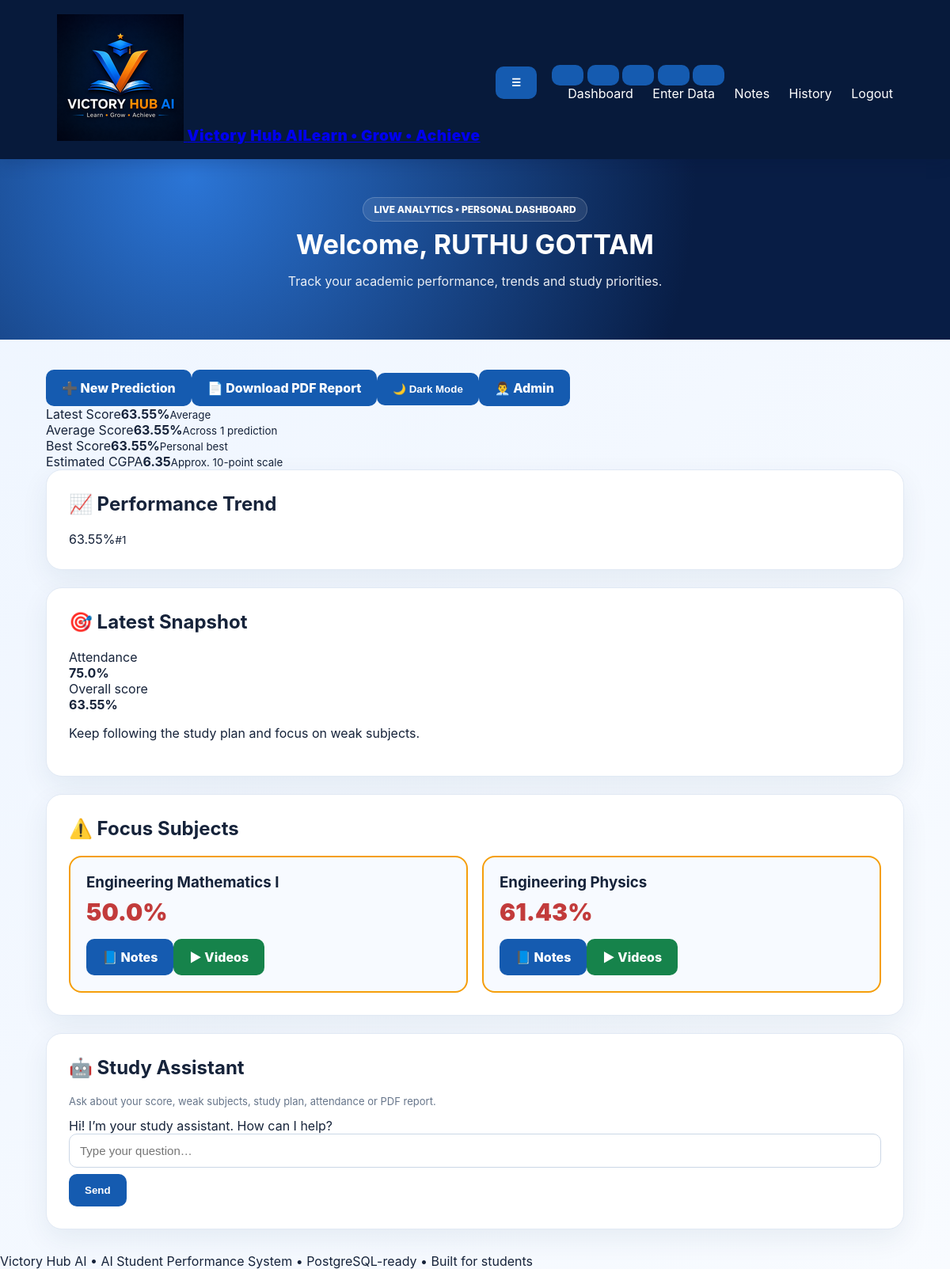
/dashboard (signed in), run on the app's committed database.
### tables this page shows
CREATE TABLE predictions(
            id INTEGER PRIMARY KEY AUTOINCREMENT,user_id INTEGER,name TEXT,year TEXT,semester TEXT,branch TEXT,
            attendance REAL,subject_names TEXT,subject_marks TEXT,assignment_marks TEXT,internal_marks TEXT,
            study_hours REAL,prediction TEXT,score REAL,created_at TIMESTAMP DEFAULT CURRENT_TIMESTAMP);

### app.py (the view)
@app.route("/dashboard")
def dashboard():
    if not session.get("user_id"): return redirect(url_for("login"))
    c=get_db()
    rows=c.execute("SELECT * FROM predictions WHERE user_id=? ORDER BY id ASC",(session["user_id"],)).fetchall()
    c.close()
    scores=[float(r["score"]) for r in rows]
    latest=build_result(rows[-1]) if rows else None
    return render_template("dashboard.html",rows=rows,latest=latest,avg=round(statistics.mean(scores),2) if scores else 0,best=round(max(scores),2) if scores else 0,count=len(rows))

### app.py (called while the page is built, shortened)
@app.context_processor
def inject_brand():
    return {"app_name": APP_NAME, "app_tagline": APP_TAGLINE, "app_slogan": APP_SLOGAN, "is_admin": is_admin()}

def get_db():
    url=os.environ.get('DATABASE_URL','').strip()
    conn=sqlite3.connect(DB)
    conn.row_factory=sqlite3.Row
    conn.execute('PRAGMA busy_timeout=30000')
    conn.execute('PRAGMA journal_mode=WAL')
    conn.execute('PRAGMA synchronous=NORMAL')
    return DBConnection(conn, postgres=False)

def resources(subject):
    k=subject.strip().lower()
    if k in RESOURCE_MAP: return RESOURCE_MAP[k]
    q=quote_plus(subject.strip())
    notes=f'https://www.google.com/search?q={q}+notes+filetype%3Apdf'
    video=f'https://www.youtube.com/results?search_query={q}+full+course+lecture'
    return (notes, video)

def is_admin():
    email_match=bool(ADMIN_EMAIL) and session.get("user_email")==ADMIN_EMAIL
    phone_match=bool(ADMIN_PHONE) and normalize_phone(session.get("user_phone",""))==normalize_phone(ADMIN_PHONE)
    return email_match or phone_match

    def _sql(self, sql):
        return sql.replace('?', '%s') if self.postgres else sql

    def execute(self, sql, params=()):
        self.cur.execute(self._sql(sql), params)
        return self.cur

    def close(self):
        try: self.cur.close()
        finally: self.conn.close()

### templates/dashboard.html (shortened to what this page needs)
{% extends "base.html" %}{% block content %}
<div class="hero dashboard-hero"><div class="hero-badge">LIVE ANALYTICS • PERSONAL DASHBOARD</div><h1>Welcome, {{session.get('user_name')}}</h1><p>Track your academic performance, trends and study priorities.</p></div>
<div class="container">
<div class="toolbar"><a class="btn" href="{{url_for('details')}}">➕ New Prediction</a><a class="btn" href="{{url_for('report_pdf')}}">📄 Download PDF Report</a><button class="btn" type="button" id="themeToggle">🌙 Dark Mode</button><a class="btn" href="{{url_for('admin')}}">👨‍💼 Admin</a></div>
<div class="stat-grid"><div class="stat-card"><span>Latest Score</span><strong>{{latest.score if latest else 0}}%</strong><small>{{latest.label if latest else 'No prediction yet'}}</small></div><div class="stat-card"><span>Average Score</span><strong>{{avg}}%</strong><small>Across {{count}} prediction{{'' if count==1 else 's'}}</small></div><div class="stat-card"><span>Best Score</span><strong>{{best}}%</strong><small>Personal best</small></div><div class="stat-card"><span>Estimated CGPA</span><strong>{{(latest.score/10)|round(2) if latest else 0}}</strong><small>Approx. 10-point scale</small></div></div>
<div class="dashboard-grid">
<div class="card"><h2>📈 Performance Trend</h2>{% if rows %}<div class="bar-chart">{% for r in rows %}<div class="bar-wrap"><div class="bar" style="height:{{[r['score']|float,5]|max}}%" title="{{r['score']}}%"></div><span>{{r['score']}}%</span><small>#{{loop.index}}</small></div>{% endfor %}</div>{% else %}<p class="center">Complete your first prediction to see analytics.</p>{% endif %}</div>
<div class="card"><h2>🎯 Latest Snapshot</h2>{% if latest %}<div class="progress-row"><span>Attendance</span><b>{{latest.attendance}}%</b></div><div class="progress-row"><span>Overall score</span><b>{{latest.score}}%</b></div><p>{{latest.message}}</p>{% else %}<p>No data yet.</p>{% endif %}</div>
</div>
{% if latest %}<div class="card"><h2>⚠️ Focus Subjects</h2><div class="resource-grid">{% for s in latest.weak %}<div class="resource weak-resource"><h3>{{s.name}}</h3><div class="mark">{{s.mark}}%</div><a class="btn" target="_blank" href="{{s.notes}}">📘 Notes</a><a class="btn green" target="_blank" href="{{s.video}}">▶ Videos</a></div>{% endfor %}</div></div>{% endif %}
<div class="card chatbot"><h2>🤖 Study Assistant</h2><p class="hint">Ask about your score, weak subjects, study plan, attendance or PDF report.</p><div id="chatBox" class="chat-box"><div class="chat-msg bot">Hi! I’m your study assistant. How can I help?</div></div><div class="chat-input"><input id="chatInput" placeholder="Type your question…"><button class="btn" id="chatSend">Send</button></div></div>
</div>
{% endblock %}

### templates/base.html (shortened to what this page needs)
<!doctype html>
<html lang="en" data-theme="victory">
<head><meta charset="utf-8"><meta name="viewport" content="width=device-width,initial-scale=1">
<title>{{app_name}} · {{app_tagline}}</title><link rel="icon" type="image/png" href="{{url_for('static',filename='img/favicon.png')}}"><link rel="stylesheet" href="{{url_for('static',filename='style.css')}}">
</head>
<body>
<nav class="topbar">
<a class="brand" href="{{url_for('home')}}">
<img class="brand-logo-img" src="{{url_for('static',filename='img/logo-nav.png')}}" alt="{{app_name}} logo">
<span class="brand-text"><span class="brand-name">{{app_name}}</span><span class="brand-sub">{{app_slogan}}</span></span>
</a>
<button class="nav-toggle" id="navToggle" aria-label="Menu" aria-expanded="false">☰</button>
<div class="nav-right" id="navRight">
<div class="theme-picker" aria-label="Choose website theme">
<button class="theme-dot victory" onclick="setTheme('victory')" title="Victory"></button>
<button class="theme-dot aurora" onclick="setTheme('aurora')" title="Aurora"></button>
<button class="theme-dot ocean" onclick="setTheme('ocean')" title="Ocean"></button>
<button class="theme-dot sunset" onclick="setTheme('sunset')" title="Sunset"></button>
<button class="theme-dot midnight" onclick="setTheme('midnight')" title="Midnight"></button>
</div>
<div class="links">
{% if session.get('user_id') %}
<a href="{{url_for('dashboard')}}">Dashboard</a>
<a href="{{url_for('details')}}">Enter Data</a>
<a href="{{url_for('notes')}}">Notes</a>
<a href="{{url_for('history')}}">History</a>
<a href="{{url_for('logout')}}">Logout</a>
{% else %}
<a href="{{url_for('login')}}">Login</a>
<a href="{{url_for('register')}}">Register</a>
{% endif %}
</div>
</div>
</nav>
<main>
{% block content %}{% endblock %}
</main>
<footer class="site-footer">{{app_name}} • {{app_tagline}} • PostgreSQL-ready • Built for students</footer>
</body></html>

### static/style.css (style rules this page uses)
* { box-sizing:border-box }
body { margin:0;font-family:Inter,Arial,sans-serif;background:linear-gradient(135deg,#eef5ff,#f8fbff);color:#16233a }
nav { position:sticky;top:0;z-index:10;background:#071a3b;color:white;padding:18px 6%;display:flex;justify-content:space-between;align-items:center;box-shadow:0 4px 20px #00133b30 }
.brand { font-weight:900;letter-spacing:.5px;font-size:19px }
.links a { color:#fff;text-decoration:none;margin-left:20px }
.hero { background:radial-gradient(circle at 20% 10%,#2b75d6,#081d45 65%);color:#fff;padding:48px 7%;text-align:center }
.hero h1 { font-size:34px;margin:8px 0 }
.hero p { opacity:.9;font-size:16px }
.hero-badge { display:inline-block;padding:7px 13px;border-radius:30px;background:#ffffff18;border:1px solid #ffffff30;font-size:12px;font-weight:800 }
.container { max-width:1120px;margin:30px auto;padding:0 18px }
.card { background:#fff;border:1px solid #e1e9f4;border-radius:20px;padding:28px;margin-bottom:22px;box-shadow:0 12px 35px #12345a12 }
input,select { width:100%;padding:12px 13px;border:1px solid #cbd7e6;border-radius:10px;background:#fff;font-size:15px;outline:none }
h2 { margin-top:0 }
.hint,.muted { color:#66758a;font-size:13px }
button,.btn { display:inline-block;border:0;background:#155bb0;color:#fff;padding:13px 20px;border-radius:10px;font-weight:800;text-decoration:none;cursor:pointer;margin-top:8px }
.btn.green { background:#16834b }
.resource-grid { display:grid;grid-template-columns:repeat(2,1fr);gap:18px }
.resource { border:1px solid #dce7f4;background:#f7faff;border-radius:16px;padding:20px }
.resource h3 { margin:0 0 8px }
.mark { font-size:30px;font-weight:900;color:#c23b3b;margin-bottom:8px }
.weak-resource { border:2px solid #f59e0b }

### data on the page
predictions: get "RUTHU GOTTAM", score "63.55", prediction "Average", (latest.score/10)|round(2)iflatestelse0 "6.35", attendance "75.0"

### other printed values
{{ avg }} "63.55"
{{ count }} "1"
{{ best }} "63.55"
{{ latest.message }} "Keep following the study plan and focus on weak subjects."
{{ s.name }} "Engineering Mathematics I" "Engineering Physics"
{{ s.mark }} "50.0" "61.43"
{{ app_name }} "Victory Hub AI"
{{ app_tagline }} "AI Student Performance System"
